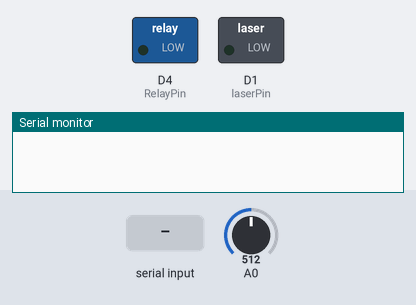
The sketch below on a simulated ESP8266 (NodeMCU). Parts: switched loads named in the sketch (green lamp = pin HIGH), the last lines printed to the serial monitor. The inputs (shaded band) are chosen by the test bench; at power-on: A0 = 512.

Above: at 1.2 s.
1.3 s: "PARTH" received over Serial
At 3.1 s:
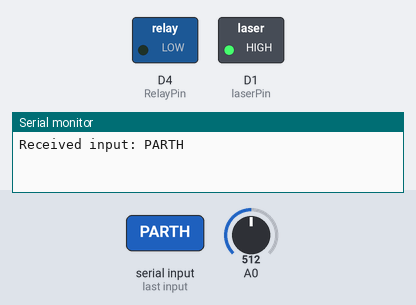
4.3 s: A0 set to 787
6.5 s: A0 set to 807
At 12.9 s:
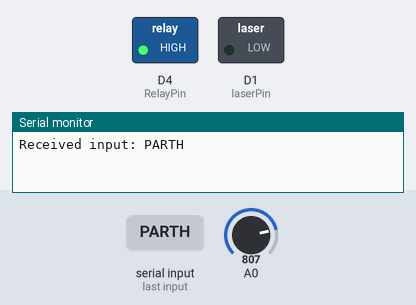
Timing chart, 0 to 14.4 s (numbered marks = the images above; inputs shaded):
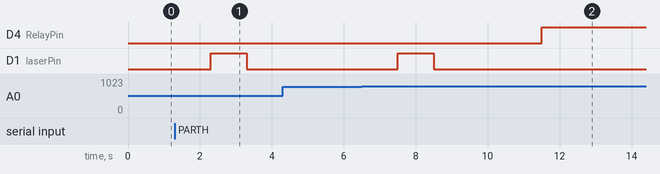

Measured:
- the behaviour switches between 799 and 800 on A0 (found by bisection; images 1 and 2)
- after the input at 1.3 s, D1 (laserPin): LOW → HIGH after 1.0 s, → LOW 1.0 s later
- after the input at 4.3 s, every drawn part: stays the same
- after the input at 6.5 s, D4 (RelayPin): LOW → HIGH after 5.0 s; D1 (laserPin): LOW → HIGH after 1.0 s, → LOW 1.0 s later

The sketch:

LiFiDoorLock.ino
```cpp
//Li-Fi Door Lock
//Parth Chande
//Sharayu Chavan
//Rahul Panda

// Pin number for the laser module
const int laserPin = D1;

// Pin number for the LDR module
const int ldrPin = D2; // Replace A0 with the actual pin number for your LDR module

int RelayPin = D4;

// Variables to store the time stamps for the pulses
unsigned long pulse1Time = 0;
unsigned long pulse2Time = 0;

// Variable to store the received input
String receivedInput = "";

void setup() {
  // Initialize the serial communication
  Serial.begin(9600);

  // Set the laser pin as OUTPUT
  pinMode(laserPin, OUTPUT);

  // Set the LDR pin as INPUT
  pinMode(ldrPin, INPUT);

  pinMode(RelayPin, OUTPUT);
    // Set the relay pin as OUTPUT
}
void loop() {
  // Check if there is any input received from the Serial Monitor
  if (Serial.available() > 0) {
    // Read the input from the Serial Monitor
    receivedInput = Serial.readString();

    // Check if the received input matches the desired input "PARTH"
    if (receivedInput.indexOf("PARTH") != -1) {
      Serial.println("Received input: PARTH");

      // Transmit the first pulse
      digitalWrite(laserPin, HIGH);
      delay(1000);
      digitalWrite(laserPin, LOW);

      // Wait for the first pulse to be received by LDR
      while (analogRead(ldrPin) < 800) { // Adjust the threshold value (800) to match the sensitivity of your LDR
        // Do nothing, wait for the LDR to detect the first pulse
      }

      // Record the time stamp of the first pulse
      pulse1Time = millis();

      // Transmit the second pulse
      delay(1000);
      digitalWrite(laserPin, HIGH);
      delay(1000);
      digitalWrite(laserPin, LOW);

      // Wait for the second pulse to be received by LDR
      while (analogRead(ldrPin) < 800) { // Adjust the threshold value (800) to match the sensitivity of your LDR
        // Do nothing, wait for the LDR to detect the second pulse
      }

      // Record the time stamp of the second pulse
      pulse2Time = millis();

      // Calculate the delay between the two pulses
      unsigned long delayBetweenPulses = pulse2Time - pulse1Time;

      // Check if the delay is 2006ms
      if (delayBetweenPulses >= 2000 && delayBetweenPulses <= 2100) {
        	// Let's turn on the relay...
	      digitalWrite(RelayPin, LOW);
	      delay(3000);

      	// Let's turn off the relay...
      	digitalWrite(RelayPin, HIGH);
      	delay(3000);

        Serial.println("Door Unlocked");
      }
    }
    if (receivedInput != "PARTH") {
     Serial.print("Received input: ");
     Serial.println(receivedInput);

      // Transmit the first pulse
      digitalWrite(laserPin, HIGH);
      delay(500);
      digitalWrite(laserPin, LOW);

      // Wait for the first pulse to be received by LDR
      while (analogRead(ldrPin) < 800) { // Adjust the threshold value (800) to match the sensitivity of your LDR
        // Do nothing, wait for the LDR to detect the first pulse
      }

      // Record the time stamp of the first pulse
      pulse1Time = millis();

      // Transmit the second pulse
      delay(500);
      digitalWrite(laserPin, HIGH);
      delay(500);
      digitalWrite(laserPin, LOW);

      // Wait for the second pulse to be received by LDR
      while (analogRead(ldrPin) < 800) { // Adjust the threshold value (800) to match the sensitivity of your LDR
        // Do nothing, wait for the LDR to detect the second pulse
      }

      // Record the time stamp of the second pulse
      pulse2Time = millis();

      // Calculate the delay between the two pulses
      unsigned long delayBetweenPulses = pulse2Time - pulse1Time;

      // Check if the delay is 2006ms
      if (delayBetweenPulses >= 1000 && delayBetweenPulses <= 1500) {
        Serial.println("Invalid Password");
      }
    }
  }
}
```
